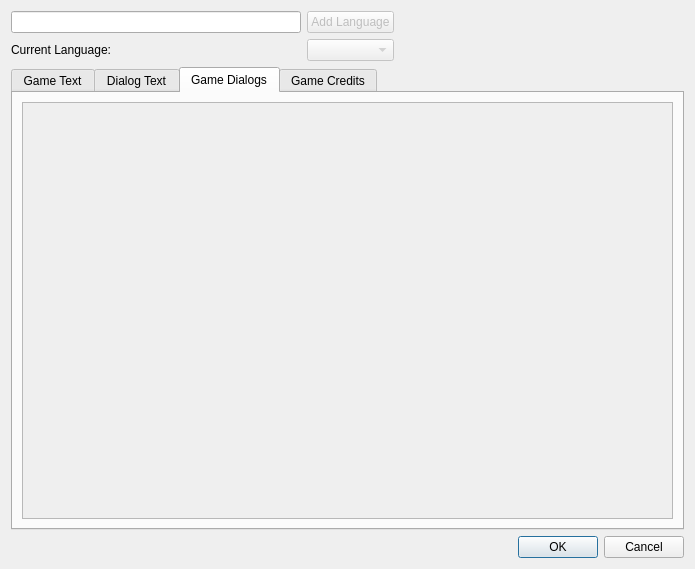
<?xml version="1.0" encoding="UTF-8"?>
<ui version="4.0">
 <class>StringsEditor</class>
 <widget class="QDialog" name="StringsEditor">
  <property name="geometry">
   <rect>
    <x>0</x>
    <y>0</y>
    <width>695</width>
    <height>569</height>
   </rect>
  </property>
  <property name="windowTitle">
   <string>Strings Editor</string>
  </property>
  <layout class="QGridLayout" name="gridLayout">
   <item row="2" column="0">
    <widget class="QDialogButtonBox" name="buttonBox">
     <property name="standardButtons">
      <set>QDialogButtonBox::Cancel|QDialogButtonBox::Ok</set>
     </property>
    </widget>
   </item>
   <item row="0" column="0">
    <layout class="QGridLayout" name="gridLayout_6">
     <property name="topMargin">
      <number>0</number>
     </property>
     <item row="0" column="0">
      <widget class="QLineEdit" name="languageName_lineEdit">
       <property name="enabled">
        <bool>true</bool>
       </property>
       <property name="maxLength">
        <number>2</number>
       </property>
      </widget>
     </item>
     <item row="0" column="1">
      <widget class="QPushButton" name="addLanguage_pushButton">
       <property name="enabled">
        <bool>false</bool>
       </property>
       <property name="text">
        <string>Add Language</string>
       </property>
      </widget>
     </item>
     <item row="0" column="2">
      <spacer name="horizontalSpacer_2">
       <property name="orientation">
        <enum>Qt::Horizontal</enum>
       </property>
       <property name="sizeHint" stdset="0">
        <size>
         <width>40</width>
         <height>20</height>
        </size>
       </property>
      </spacer>
     </item>
     <item row="2" column="1">
      <widget class="QComboBox" name="languageSelector_comboBox">
       <property name="enabled">
        <bool>false</bool>
       </property>
      </widget>
     </item>
     <item row="2" column="0">
      <widget class="QLabel" name="label_2">
       <property name="text">
        <string>Current Language:</string>
       </property>
      </widget>
     </item>
    </layout>
   </item>
   <item row="1" column="0">
    <widget class="QTabWidget" name="tabWidget">
     <property name="currentIndex">
      <number>2</number>
     </property>
     <widget class="QWidget" name="tab">
      <attribute name="title">
       <string>Game Text</string>
      </attribute>
      <layout class="QGridLayout" name="gridLayout_2">
       <item row="4" column="0">
        <widget class="QScrollArea" name="tabGame_scrollArea">
         <property name="widgetResizable">
          <bool>true</bool>
         </property>
         <widget class="QWidget" name="scrollAreaWidgetContents">
          <property name="geometry">
           <rect>
            <x>0</x>
            <y>0</y>
            <width>653</width>
            <height>401</height>
           </rect>
          </property>
          <layout class="QGridLayout" name="gridLayout_5">
           <item row="0" column="1">
            <spacer name="horizontalSpacer">
             <property name="orientation">
              <enum>Qt::Horizontal</enum>
             </property>
             <property name="sizeHint" stdset="0">
              <size>
               <width>40</width>
               <height>20</height>
              </size>
             </property>
            </spacer>
           </item>
           <item row="0" column="0">
            <layout class="QGridLayout" name="tabGame_gridLayout"/>
           </item>
           <item row="1" column="0">
            <spacer name="verticalSpacer">
             <property name="orientation">
              <enum>Qt::Vertical</enum>
             </property>
             <property name="sizeHint" stdset="0">
              <size>
               <width>20</width>
               <height>40</height>
              </size>
             </property>
            </spacer>
           </item>
          </layout>
         </widget>
        </widget>
       </item>
      </layout>
     </widget>
     <widget class="QWidget" name="tab_2">
      <attribute name="title">
       <string>Dialog Text</string>
      </attribute>
      <layout class="QGridLayout" name="gridLayout_3">
       <item row="0" column="0">
        <widget class="QScrollArea" name="tabDialog_scrollArea">
         <property name="widgetResizable">
          <bool>true</bool>
         </property>
         <widget class="QWidget" name="scrollAreaWidgetContents_2">
          <property name="geometry">
           <rect>
            <x>0</x>
            <y>0</y>
            <width>653</width>
            <height>401</height>
           </rect>
          </property>
          <layout class="QGridLayout" name="gridLayout_7">
           <item row="0" column="0">
            <layout class="QGridLayout" name="tabDialog_gridLayout">
             <item row="0" column="0">
              <widget class="QPushButton" name="addCommonString_pushButton">
               <property name="text">
                <string>Add String</string>
               </property>
              </widget>
             </item>
             <item row="1" column="0">
              <widget class="QTableView" name="commonStrings_tableView">
               <property name="selectionMode">
                <enum>QAbstractItemView::SingleSelection</enum>
               </property>
               <property name="selectionBehavior">
                <enum>QAbstractItemView::SelectRows</enum>
               </property>
              </widget>
             </item>
            </layout>
           </item>
          </layout>
         </widget>
        </widget>
       </item>
      </layout>
     </widget>
     <widget class="QWidget" name="tab_game_dialogs">
      <attribute name="title">
       <string>Game Dialogs</string>
      </attribute>
      <layout class="QGridLayout" name="gridLayout_4">
       <item row="0" column="0">
        <widget class="QScrollArea" name="gameDialogsScrollArea">
         <property name="widgetResizable">
          <bool>true</bool>
         </property>
         <widget class="QWidget" name="gameDialogScrollAreaWidgetContents">
          <property name="geometry">
           <rect>
            <x>0</x>
            <y>0</y>
            <width>653</width>
            <height>401</height>
           </rect>
          </property>
         </widget>
        </widget>
       </item>
      </layout>
     </widget>
     <widget class="QWidget" name="tab_4">
      <attribute name="title">
       <string>Game Credits</string>
      </attribute>
      <layout class="QGridLayout" name="gridLayout_9">
       <item row="0" column="0">
        <widget class="QScrollArea" name="scrollArea">
         <property name="widgetResizable">
          <bool>true</bool>
         </property>
         <widget class="QWidget" name="scrollAreaWidgetContents_4">
          <property name="geometry">
           <rect>
            <x>0</x>
            <y>0</y>
            <width>653</width>
            <height>401</height>
           </rect>
          </property>
          <layout class="QGridLayout" name="gridLayout_10">
           <item row="0" column="0">
            <widget class="GameTextCreditsTab" name="gameCredits_widget" native="true"/>
           </item>
          </layout>
         </widget>
        </widget>
       </item>
      </layout>
     </widget>
    </widget>
   </item>
  </layout>
 </widget>
 <customwidgets>
  <customwidget>
   <class>GameTextCreditsTab</class>
   <extends>QWidget</extends>
   <header location="global">files_editor/gametextcreditstab.h</header>
   <container>1</container>
  </customwidget>
 </customwidgets>
 <resources/>
 <connections/>
</ui>
